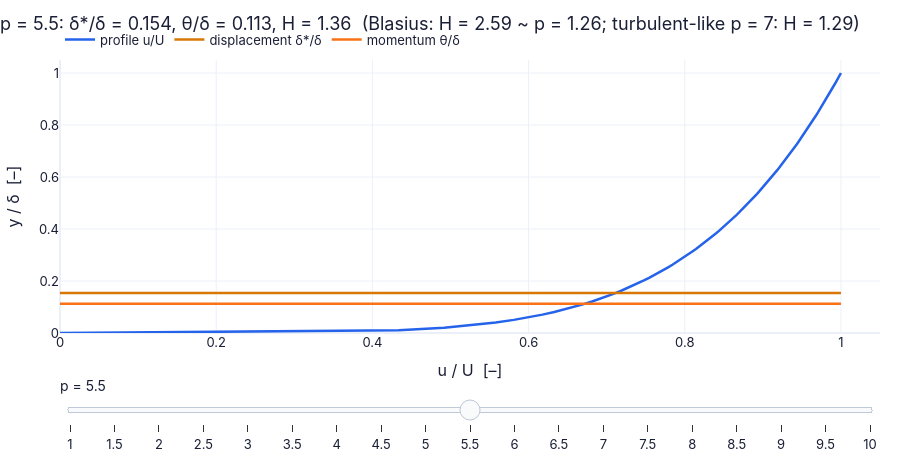

Notebook source saved alongside this figure:
### Markdown cell above
**What you see.** The profile in the right panel fattens as the station moves right; the amber displacement curve lifts the three teal tracers like $\sqrt x$.

**How to read it.** At $x=1$ m the grey square sits at 19 mm; at 4 m it would sit at 38 mm ($\times2$): $\delta_{99}\propto\sqrt x$, the layer is thin because $\mathrm{Re}_x$ is large.

**What would change if…** …water instead of air: the same movie with every height divided by $\sqrt{15}\approx3.9$.

### Code cell
pp = np.linspace(1, 10, 19 if not FAST else 10)                  # exponent p of the power-law family u/U = (y/δ)^(1/p)
yh = np.linspace(0, 1, 100)                                      # y / δ


def frame(p_):                                                   # curves for one slider value p
    sh = BL.profile_shape("power", yh, 1.0, p=p_)                # exact closed forms for this profile
    return {"profile u/U": (sh["u_over_Ue"], yh),                # the profile itself
            "displacement δ*/δ": ([0, 1], [sh["delta_star"]]*2), # a horizontal line at height δ*/δ
            "momentum θ/δ": ([0, 1], [sh["theta"]]*2)}           # a horizontal line at height θ/δ


fig = slider_figure(frame, "p", pp, unit="", xlabel="u / U  [–]", ylabel="y / δ  [–]", title="", xrange=[0, 1.05], yrange=[0, 1.05])   # one figure whose curves follow the slider; every position precomputed (P17)
titles = []                                                      # one title per slider position with the numbers
for p_ in pp:   # loop over the cases
    sh = BL.profile_shape("power", yh, 1.0, p=p_)
    titles.append(f"p = {p_:.1f}: δ*/δ = {sh['delta_star']:.3f}, θ/δ = {sh['theta']:.3f}, H = {sh['H']:.2f}  (Blasius: H = 2.59 ~ p = 1.26; turbulent-like p = 7: H = 1.29)")   # store the value for the plot
step_titles(fig, titles)                                         # numbers that follow the slider
recolor(fig, {"profile u/U": COLORS["blue"], "displacement δ*/δ": COLORS["amber"], "momentum θ/δ": COLORS["orange"]})   # colours by meaning
fig.show()                                                       # interactive on the page: drag p
